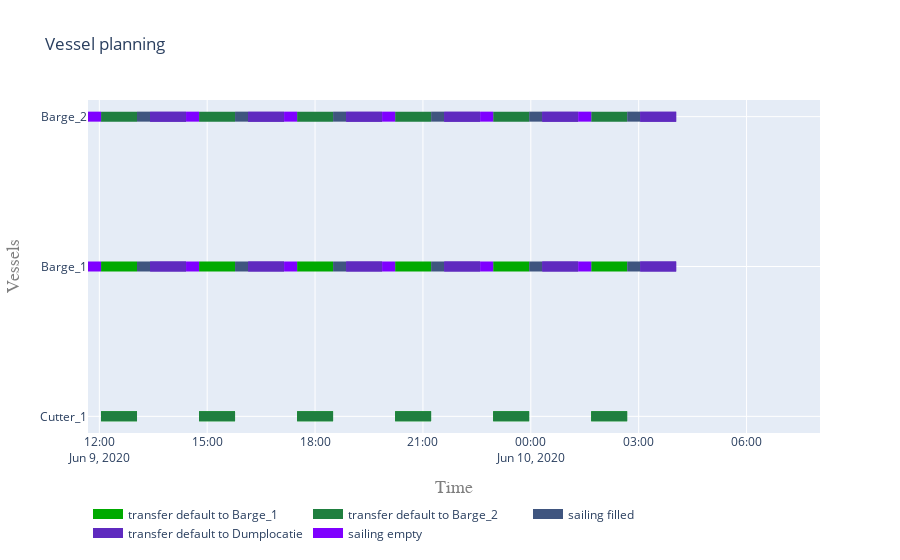

This figure's notebook cell:
### Code cell
objects = [cutter, barge_1, barge_2]
activities = []
for obj in objects:
    print(set(obj.log["Message"]))
    activities.extend(set(obj.log["Message"]))

activities = list(set(activities))

            
C = np.linspace(0,255, len(activities))
colors = {}

for i in range(len(activities)):
    colors[i] = f'rgb({int(C[i]/2)},{int(C[len(C) - 1 - i]/1.5)},{int(C[i])})'

vessel_planning(objects, activities, colors)
